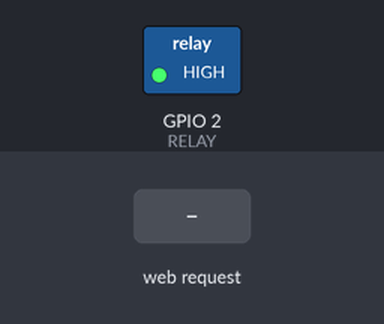
Recording of a sketch running on a simulated ESP8266 (NodeMCU). Shown: switched loads named in the sketch (green lamp = pin HIGH). The inputs (shaded band) are chosen by the test bench. WiFi joins after 1.5 s; servers stay silent unless stated; what the sketch prints to the serial monitor is not drawn.

Above: at 2.7 s.
2.8 s: HTTP request GET /RELAY=ON received
At 4.0 s:
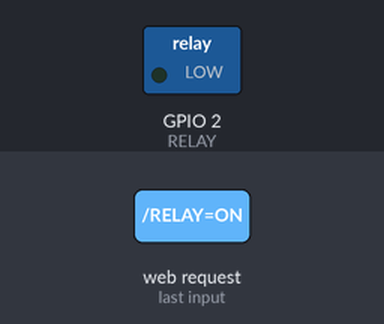
4.3 s: HTTP request GET /RELAY=OFF received
At 5.1 s:
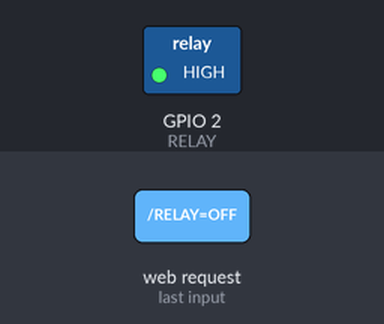
Timing chart, 0 to 7.3 s (numbered marks = the images above; inputs shaded):
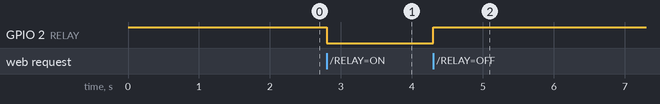

Measured:
- after the input at 2.8 s, GPIO 2 (RELAY): HIGH → LOW at once
- after the input at 4.3 s, GPIO 2 (RELAY): LOW → HIGH at once

The sketch:

ESP8266_KRAN1_JPIO_07_plusAP.ino
```cpp
/* Created by NVC number 3*/


#include <ESP8266WiFi.h>                      // Подключаем библиотеку ESP8266WiFi

const char* ssid = "Keenetic-0064";     // Название Вашей WiFi сети
const char* password = "5NSwXHrx";// Пароль от Вашей WiFi сети

int value = HIGH;
int KL   =  0;
int connectAP = 0;
int connectAP_Memory =0;
int kolichestvo_perepodklucheniy_k_roytery = 0;
int kolichestvo_perepodklucheniy_k_roytery_chasov = 0;
int timer2 = 0;
int timer3 = 0;

int kolichestvo_minut_posle_zapuska_poliva = 0;
int kolichestvo_minut_posle_otklucheniya_poliva = 0;
int kolichestvo_chasov_posle_zapuska_poliva = 0;
int kolichestvo_chasov_posle_otklucheniya_poliva = 0;

int perecluchatel = 3;
long int timer = 0;
bool Kluch = true;

#define RELAY 2                               // Пин к которому подключен датчик
WiFiServer server(80);                        // Указываем порт Web-сервера

void setup() {

  Serial.begin(115200);                       // Скорость передачи 115200
  pinMode(RELAY, OUTPUT);                     // Указываем вывод RELAY как выход
  digitalWrite(RELAY, HIGH);                   // Устанавливаем RELAY в LOW (0В)
  Serial.println();                           // Печать пустой строки
  Serial.print("Connecting to ");             // Печать "Подключение к:"
  Serial.println(ssid);                       // Печать "Название Вашей WiFi сети"
  Serial.println("Setting soft-AP_ESPs_01_41 ... ");
  Serial.println("PASS  ---   1111111111");
  boolean result = WiFi.softAP("ESPs_01_41", "1111111111");
  if(result == true)
  {
    Serial.println("Ready");
  }
  else
  {
    Serial.println("Failed!");
  }

  WiFi.begin(ssid, password);                 // Подключение к WiFi Сети

  while (WiFi.status() != WL_CONNECTED)       // Проверка подключения к WiFi сети
  {
    delay(500);                               // Пауза 500 мкс
    Serial.print(".");                        // Печать "."
  }
  Serial.println("");                         // Печать пустой строки
  Serial.println("WiFi connected");           // Печать "WiFi connected"

  server.begin();                             // Запуск сервера
  Serial.println("Server started");           // Печать "Server starte"
  Serial.print("Use this URL to connect: ");  // Печать "Use this URL to connect:"
  Serial.print(WiFi.localIP());               // Печать выданого IP адресса
  Serial.println("/");                        // Печать "/"
}

void loop() {
  connectAP = WiFi.softAPgetStationNum();
  if( connectAP >> 0 && KL==0){
  Serial.printf("Stations connected = %d\n", WiFi.softAPgetStationNum());
  connectAP_Memory = connectAP;
  KL=1;
  }
 if(connectAP != connectAP_Memory && KL==1){
   Serial.printf("Stations DISconnected = %d\n", WiFi.softAPgetStationNum());
  KL=0;
 }

  timer = millis();
  if (((timer - timer2) % 60000 == 0 || (timer - timer2) % 60000 == 1 || (timer - timer2) % 60000 == 2 || (timer - timer2) % 60000 == 3) && perecluchatel == 2 && Kluch == true) {
    kolichestvo_minut_posle_zapuska_poliva++;
    Serial.println(kolichestvo_minut_posle_zapuska_poliva);
    Serial.println(timer);
    Kluch = false;
    if (kolichestvo_minut_posle_zapuska_poliva == 60) {
      kolichestvo_minut_posle_zapuska_poliva = 0;
      kolichestvo_chasov_posle_zapuska_poliva++;
    }
  }
  if (((timer - timer3) % 60000 == 0 || (timer - timer3) % 60000 == 1 || (timer - timer3) % 60000 == 2 || (timer - timer3) % 60000 == 3) && perecluchatel == 1 && Kluch == true) {
    kolichestvo_minut_posle_otklucheniya_poliva++;
    Serial.println(kolichestvo_minut_posle_otklucheniya_poliva);
    Serial.println(timer);
    Kluch = false;
    if (kolichestvo_minut_posle_otklucheniya_poliva == 60) {
      kolichestvo_minut_posle_otklucheniya_poliva = 0;
      kolichestvo_chasov_posle_otklucheniya_poliva++;
    }
  }
  if (((timer - timer3) % 60000 == 7 || (timer - timer3) % 60000 == 8 || (timer - timer3) % 60000 == 9 || (timer - timer3) % 60000 == 10) && perecluchatel == 1 && Kluch == false) {
    Kluch = true;
  }
  if (((timer - timer2) % 60000 == 7 || (timer - timer2) % 60000 == 8 || (timer - timer2) % 60000 == 9 || (timer - timer2) % 60000 == 10) && perecluchatel == 2 && Kluch == false) {
    Kluch = true;
  }
  if (timer % 60000 == 0 || timer % 60000 == 1 || timer % 60000 == 2 || timer % 60000 == 3) {
    kolichestvo_perepodklucheniy_k_roytery++;
    if (kolichestvo_perepodklucheniy_k_roytery == 60) {
      kolichestvo_perepodklucheniy_k_roytery = 0;
      kolichestvo_perepodklucheniy_k_roytery_chasov++;
    }
    WiFi.begin(ssid, password);                 // Подключение к WiFi Сети

    while (WiFi.status() != WL_CONNECTED)       // Проверка подключения к WiFi сети
    {
      delay(500);                               // Пауза 500 мкс
      Serial.print(".");                        // Печать "."
    }
    Serial.println("");                         // Печать пустой строки
    Serial.println("WiFi connected");           // Печать "WiFi connected"

    server.begin();                             // Запуск сервера
    Serial.println("Server started");           // Печать "Server starte"
    Serial.print("Use this URL to connect: ");  // Печать "Use this URL to connect:"
    Serial.print(WiFi.localIP());               // Печать выданого IP адресса
    Serial.println("/");                        // Печать "/"
  }
  WiFiClient client = server.available();    // Получаем данные, посылаемые клиентом
  if (!client)
  {
    return;
  }
  Serial.println("new client");               // Отправка "new client"
  while (!client.available())                 // Пока есть соединение с клиентом
  {
    delay(1);                                 // пауза 1 мс
  }

  String request = client.readStringUntil('\r');
  Serial.println(request);
  client.flush();


  if (request.indexOf("/RELAY=ON") != -1)
  {
    Serial.println("RELAY=ON");
    digitalWrite(RELAY, LOW);
    value = LOW;
    if (perecluchatel == 1 || perecluchatel == 3) {
      kolichestvo_minut_posle_zapuska_poliva = 0;
      kolichestvo_chasov_posle_zapuska_poliva = 0;
      timer2 = millis();
      perecluchatel = 2;
    }
  }
  if (request.indexOf("/RELAY=OFF") != -1)
  {
    Serial.println("RELAY=OFF");
    digitalWrite(RELAY, HIGH);
    value = HIGH;
    if (perecluchatel == 2 || perecluchatel == 3) {
      kolichestvo_minut_posle_otklucheniya_poliva = 0;
      kolichestvo_chasov_posle_otklucheniya_poliva = 0;
      timer3 = millis();
      perecluchatel = 1;
    }

  }

  client.println("HTTP/1.1 200 OK");
  client.println("Content-Type: text/html");
  client.println("");
  client.println("<!DOCTYPE HTML>");
  client.println("<html>");
  client.println("<head><title>Kran1</title></head>");
  client.println("<style>  body{width:100vw;height:100vh;background-color: #696969;} #container { font-size: 25px;color:#FFFFFF;  } #container2 { font-size: 25px;color:#FFFFFF;  } #container3 { font-size: 25px;color:#FFFFFF;  } #container4 { font-size: 25px;color:#FFFFFF;}.onoffswitch {position: relative; width: 200px; -webkit-user-select:none; -moz-user-select:none; -ms-user-select: none;}.onoffswitch-checkbox {display: none;}.onoffswitch-label {    display: block; overflow: hidden; cursor: pointer;    border: 2px solid #999999; border-radius: 50px;}.onoffswitch-inner {    display: block; width: 200%; margin-left: -100%; transition: margin 0.3s ease-in 0s;}.onoffswitch-inner:before, .onoffswitch-inner:after { display: block; float: left; width: 50%; height:75px; padding: 0; line-height: 75px;font-size: 40px; color: white; font-family: Trebuchet, Arial, sans-serif; font-weight: bold; box-sizing: border-box;}.onoffswitch-inner:before {    content: \"ON\"; padding-right: 90px;background-color: #FF0000; color: #FFFFFF;}.onoffswitch-inner:after {    content: \"OFF\";    padding-right: 20px;  background-color: #00FF33; color: #FFF7F7;    text-align: right;}.onoffswitch-switch { display: block; width: 70px; margin: 2.5px;background: #FFFFFF;position: absolute; top: 0; bottom: 0;right: 121px;border: 2px solid #999999; border-radius: 50px;transition: all 0.3s ease-in 0s; }.onoffswitch-checkbox:checked + .onoffswitch-label .onoffswitch-inner {margin-left: 0;}.onoffswitch-checkbox:checked + .onoffswitch-label .onoffswitch-switch {right: 0px; } #blink { margin-bottom: 5px; font-size: 40px;color:#FFFFFF; -webkit-animation: blink 2s linear infinite;  animation: blink 2s linear infinite;}@-webkit-keyframes blink {  50% { color: rgb(255, 255, 255); }  51% { color: rgba(255, 255, 255, 0); }  100% { color: rgba(255, 255, 255, 0); }}@keyframes blink {  50% { color: rgb(255, 255, 255); }  51% { color: rgba(255, 255, 255, 0); } 100% { color: rgba(255, 255, 255, 0); }</style>");
  client.println("<center>");
  client.print("<p style=\"font-size: 30px; color: #0000FF; font-style: italic;\">Watering is:</p> ");

  if (value == HIGH)
  {
    client.println("<p style =\"font-size: 40px;color:#00FF00;margin-bottom: 5px;\">OFF</p>");
    client.println("<br>");
    client.println("<div class=\"onoffswitch\">");
    client.println("<input type=\"checkbox\" name=\"onoffswitch\" class=\"onoffswitch-checkbox\" id=\"myonoffswitch\"/>");
    client.println("<label class=\"onoffswitch-label\" for=\"myonoffswitch\">");
    client.println("<span class=\"onoffswitch-inner\"></span>");
    client.println("<span class=\"onoffswitch-switch\"></span>");
    client.println("</label>");
    client.println("</div>");
    client.println("<div id=\"container3\">");
    client.print("<p>Time from stop watering: ");
    client.print(kolichestvo_chasov_posle_otklucheniya_poliva);
    client.print(" hours, ");
    client.print(kolichestvo_minut_posle_otklucheniya_poliva);
    client.println(" minutes.</p>");
    client.println("</div>");
    if (perecluchatel == 1) {

      client.println("<div id=\"container4\">");
      client.print("<p>Last watering duration: ");
      client.print(kolichestvo_chasov_posle_zapuska_poliva);
      client.print(" hours, ");
      client.print(kolichestvo_minut_posle_zapuska_poliva);
      client.println(" minutes.</p>");
      client.println("</div>");
    }
  }
  else
  {
    client.println("<p style =\"font-size: 40px;color:#FF0000;margin-bottom: 5px;\">ON</p>");
    client.println("<br>");
    client.println("<div class=\"onoffswitch\">");
    client.println("<input type=\"checkbox\" name=\"onoffswitch\" class=\"onoffswitch-checkbox\" id=\"myonoffswitch\" checked/>");
    client.println("<label class=\"onoffswitch-label\" for=\"myonoffswitch\">");
    client.println("<span class=\"onoffswitch-inner\"></span>");
    client.println("<span class=\"onoffswitch-switch\"></span>");
    client.println("</label>");
    client.println("</div>");
    client.println("<div id=\"container2\">");
    client.print("<p>Time from start watering: ");
    client.print(kolichestvo_chasov_posle_zapuska_poliva);
    client.print(" hours, ");
    client.print(kolichestvo_minut_posle_zapuska_poliva);
    client.println(" minutes.</p>");
    client.println("</div>");
  }
  client.println("<div id=\"container\">");
  client.print("<p>Time from start working device: ");
  client.print(kolichestvo_perepodklucheniy_k_roytery_chasov);
  client.print(" hours, ");
  client.print(kolichestvo_perepodklucheniy_k_roytery);
  client.println(" minutes.</p>");
  client.println("</div>");

  client.println("<script src=\"https://ajax.googleapis.com/ajax/libs/jquery/3.4.1/jquery.min.js\"></script>");
  client.println("<script>");
  client.println("var c = document.querySelector('#myonoffswitch');c.onclick = function() {if (c.checked) {location.href = \"/RELAY=ON\";}else {location.href = \"/RELAY=OFF\";}}");
  client.println("</script>");
  client.println("</center>");
  client.println("</html>");

  delay(1);
  Serial.println("Client disonnected");
  Serial.println("");
}
```
